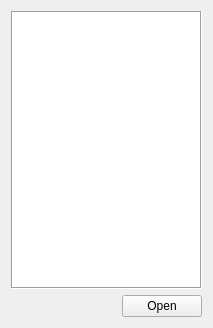
<?xml version="1.0" encoding="UTF-8"?>
<ui version="4.0">
 <class>CSequenceBrowser</class>
 <widget class="QWidget" name="CSequenceBrowser">
  <property name="geometry">
   <rect>
    <x>0</x>
    <y>0</y>
    <width>213</width>
    <height>328</height>
   </rect>
  </property>
  <layout class="QGridLayout" name="gridLayout">
   <item row="0" column="0" colspan="2">
    <widget class="CFolderTreeCtrl" name="TREE">
     <property name="frameShape">
      <enum>QFrame::Box</enum>
     </property>
     <column>
      <property name="text">
       <string notr="true">1</string>
      </property>
     </column>
    </widget>
   </item>
   <item row="1" column="0">
    <spacer name="horizontalSpacer">
     <property name="orientation">
      <enum>Qt::Horizontal</enum>
     </property>
     <property name="sizeHint" stdset="0">
      <size>
       <width>109</width>
       <height>20</height>
      </size>
     </property>
    </spacer>
   </item>
   <item row="1" column="1">
    <widget class="QPushButton" name="OPEN">
     <property name="text">
      <string>Open</string>
     </property>
    </widget>
   </item>
  </layout>
 </widget>
 <customwidgets>
  <customwidget>
   <class>CFolderTreeCtrl</class>
   <extends>QTreeView</extends>
   <header>Controls/FolderTreeCtrl.h</header>
  </customwidget>
 </customwidgets>
 <resources/>
 <connections/>
</ui>
